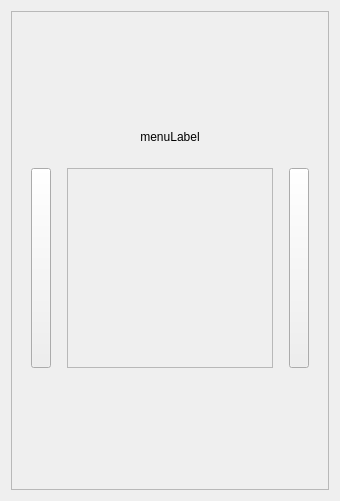
<?xml version="1.0" encoding="UTF-8"?>
<ui version="4.0">
 <class>TrainMenu</class>
 <widget class="QWidget" name="TrainMenu">
  <property name="geometry">
   <rect>
    <x>0</x>
    <y>0</y>
    <width>340</width>
    <height>501</height>
   </rect>
  </property>
  <property name="windowTitle">
   <string>SimLaparo</string>
  </property>
  <layout class="QVBoxLayout" name="verticalLayout_2">
   <item>
    <widget class="QFrame" name="MenuFrame">
     <property name="frameShape">
      <enum>QFrame::StyledPanel</enum>
     </property>
     <property name="frameShadow">
      <enum>QFrame::Raised</enum>
     </property>
     <layout class="QGridLayout" name="gridLayout">
      <item row="0" column="0">
       <layout class="QVBoxLayout" name="verticalLayout">
        <item>
         <spacer name="verticalSpacer_2">
          <property name="orientation">
           <enum>Qt::Vertical</enum>
          </property>
          <property name="sizeType">
           <enum>QSizePolicy::Fixed</enum>
          </property>
          <property name="sizeHint" stdset="0">
           <size>
            <width>20</width>
            <height>20</height>
           </size>
          </property>
         </spacer>
        </item>
        <item>
         <widget class="QLabel" name="label">
          <property name="maximumSize">
           <size>
            <width>16777215</width>
            <height>50</height>
           </size>
          </property>
          <property name="text">
           <string>menuLabel</string>
          </property>
          <property name="alignment">
           <set>Qt::AlignCenter</set>
          </property>
         </widget>
        </item>
        <item>
         <layout class="QHBoxLayout" name="horizontalLayout">
          <item>
           <spacer name="horizontalSpacer">
            <property name="orientation">
             <enum>Qt::Horizontal</enum>
            </property>
            <property name="sizeType">
             <enum>QSizePolicy::Fixed</enum>
            </property>
            <property name="sizeHint" stdset="0">
             <size>
              <width>10</width>
              <height>20</height>
             </size>
            </property>
           </spacer>
          </item>
          <item>
           <widget class="QPushButton" name="pushButton">
            <property name="maximumSize">
             <size>
              <width>20</width>
              <height>200</height>
             </size>
            </property>
            <property name="text">
             <string/>
            </property>
           </widget>
          </item>
          <item>
           <spacer name="horizontalSpacer_3">
            <property name="orientation">
             <enum>Qt::Horizontal</enum>
            </property>
            <property name="sizeType">
             <enum>QSizePolicy::Fixed</enum>
            </property>
            <property name="sizeHint" stdset="0">
             <size>
              <width>10</width>
              <height>20</height>
             </size>
            </property>
           </spacer>
          </item>
          <item>
           <widget class="QFrame" name="MenuContentFrame">
            <property name="frameShape">
             <enum>QFrame::StyledPanel</enum>
            </property>
            <property name="frameShadow">
             <enum>QFrame::Raised</enum>
            </property>
            <layout class="QVBoxLayout" name="verticalLayout_3"/>
           </widget>
          </item>
          <item>
           <spacer name="horizontalSpacer_4">
            <property name="orientation">
             <enum>Qt::Horizontal</enum>
            </property>
            <property name="sizeType">
             <enum>QSizePolicy::Fixed</enum>
            </property>
            <property name="sizeHint" stdset="0">
             <size>
              <width>10</width>
              <height>20</height>
             </size>
            </property>
           </spacer>
          </item>
          <item>
           <widget class="QPushButton" name="pushButton_2">
            <property name="maximumSize">
             <size>
              <width>20</width>
              <height>200</height>
             </size>
            </property>
            <property name="text">
             <string/>
            </property>
           </widget>
          </item>
          <item>
           <spacer name="horizontalSpacer_2">
            <property name="orientation">
             <enum>Qt::Horizontal</enum>
            </property>
            <property name="sizeType">
             <enum>QSizePolicy::Fixed</enum>
            </property>
            <property name="sizeHint" stdset="0">
             <size>
              <width>10</width>
              <height>20</height>
             </size>
            </property>
           </spacer>
          </item>
         </layout>
        </item>
        <item>
         <spacer name="verticalSpacer">
          <property name="orientation">
           <enum>Qt::Vertical</enum>
          </property>
          <property name="sizeType">
           <enum>QSizePolicy::Fixed</enum>
          </property>
          <property name="sizeHint" stdset="0">
           <size>
            <width>20</width>
            <height>40</height>
           </size>
          </property>
         </spacer>
        </item>
       </layout>
      </item>
     </layout>
    </widget>
   </item>
  </layout>
 </widget>
 <resources/>
 <connections/>
</ui>
